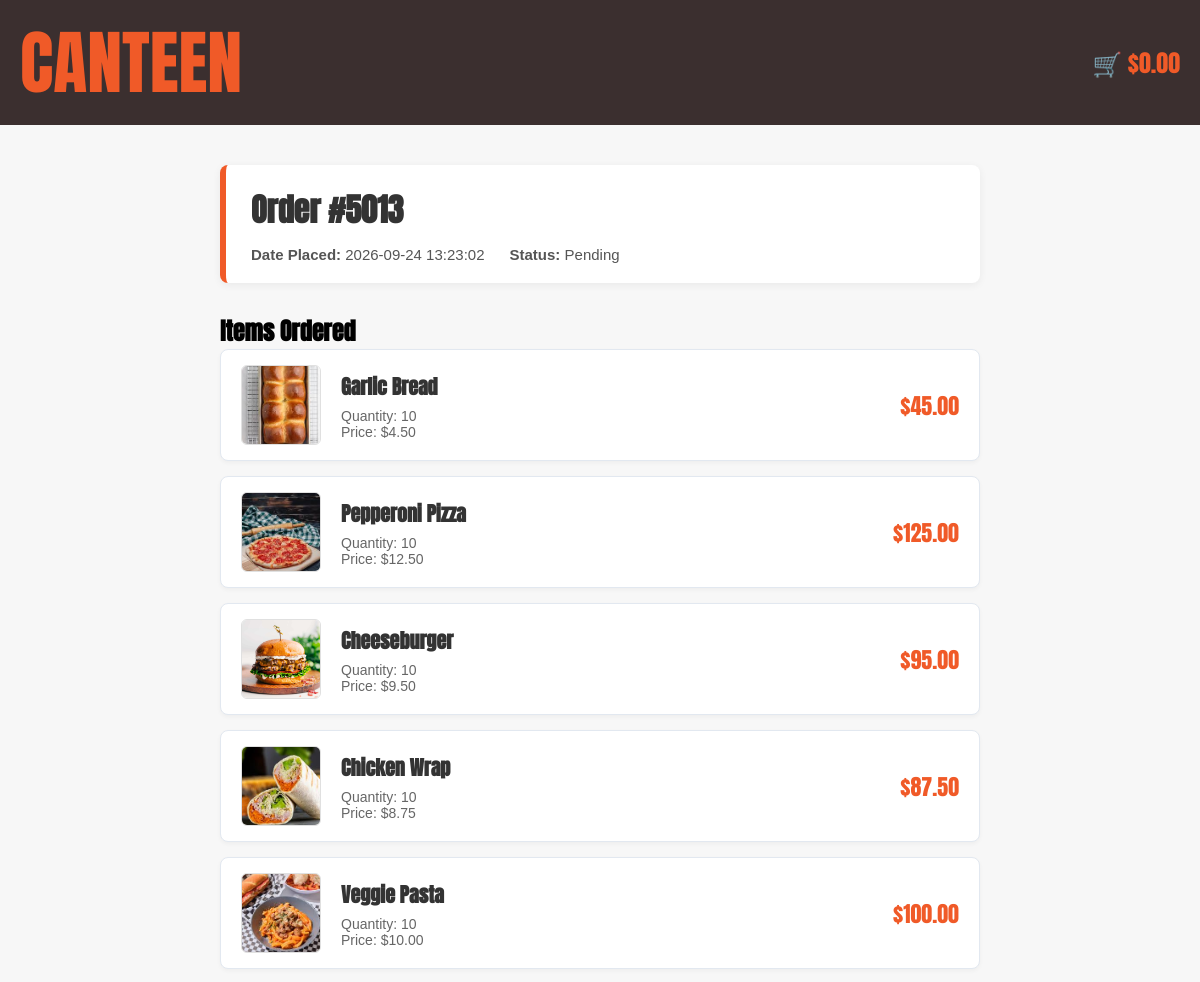
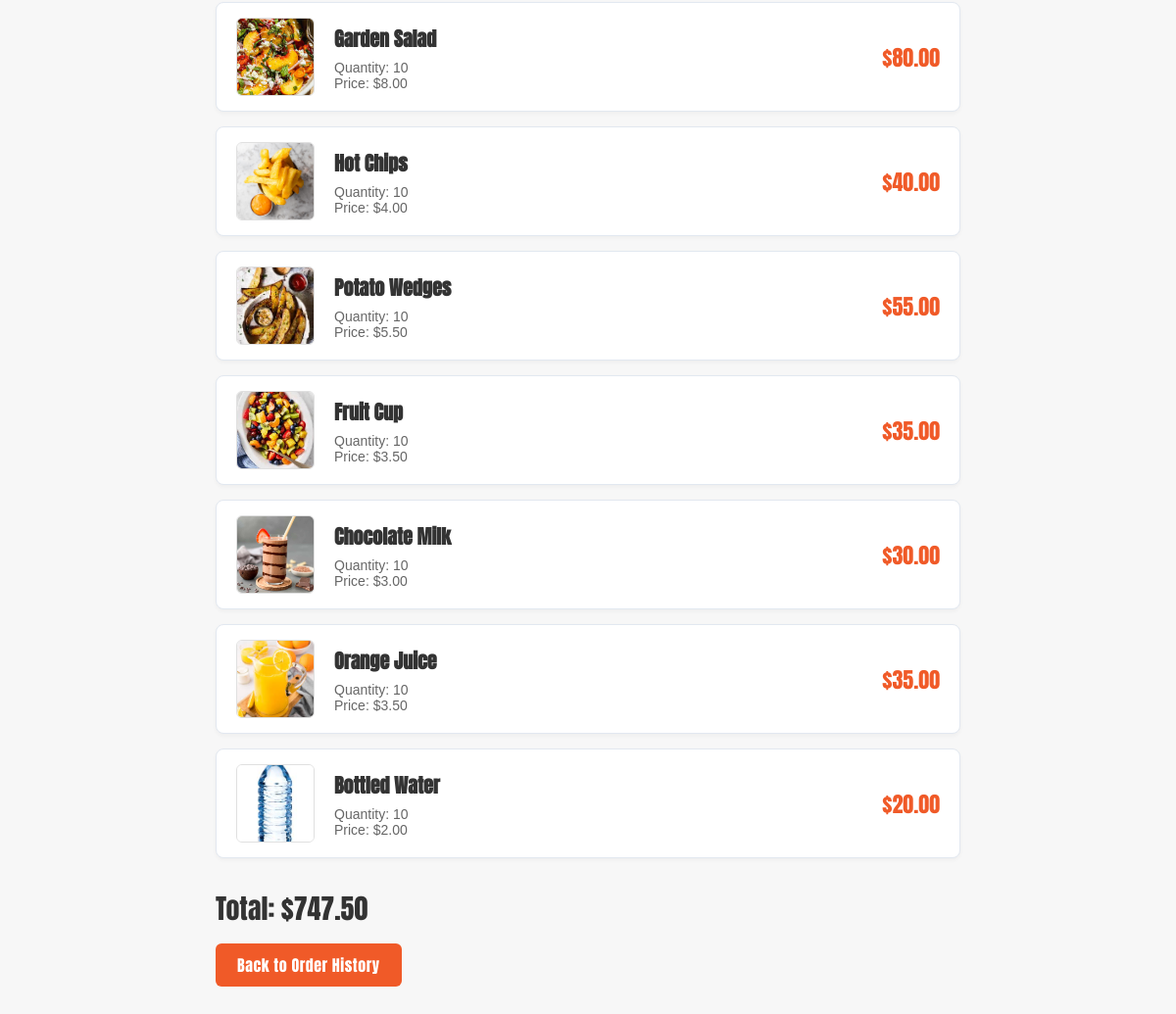
Screenshot of /order/5013 (signed in) with the database file from the repository (2 pictures, top to bottom).
### tables this page shows
CREATE TABLE "Order" (order_ID INTEGER PRIMARY KEY NOT NULL UNIQUE, student_ID INTEGER (5) REFERENCES User (ID), order_date TEXT, total_price NUMERIC (10, 2), status INTEGER);

CREATE TABLE Order_Detail (detail_ID INTEGER PRIMARY KEY UNIQUE, order_ID INTEGER CONSTRAINT fk_orderdetails_order REFERENCES "Order" (order_ID) ON DELETE CASCADE, item_ID INTEGER CONSTRAINT fk_orderdetails_menu REFERENCES Menu (item_ID), quantity INTEGER);

CREATE TABLE Menu (item_ID INTEGER PRIMARY KEY NOT NULL UNIQUE, item_name TEXT, item_type TEXT, is_available INTEGER, price NUMERIC (10, 2), item_photo TEXT, item_description TEXT);

### app.py (the view)
@app.route('/order/<int:order_id>')
def order_detail(order_id):
    if 'user_id' not in session:
        return redirect('/login')
    user_id = session['user_id']
    db = get_db()
    db.row_factory = sqlite3.Row
    cursor = db.cursor()
    cursor.execute(
        """
        SELECT order_ID, order_date, total_price, status
        FROM "Order"
        WHERE order_ID = ? AND student_ID = ?
        """,
        (order_id, user_id)
    )
    order = cursor.fetchone()
    if not order:
        cursor.close()
        flash("Order not found or access denied.")
        return redirect('/order_history')
    cursor.execute(
        """
        SELECT Menu.item_name, Menu.price, Menu.item_photo, Order_Detail.quantity
        FROM Order_Detail
        JOIN Menu ON Order_Detail.item_ID = Menu.item_ID
        WHERE Order_Detail.order_ID = ?
        """,
        (order_id,)
    )
    items = cursor.fetchall()
    cursor.close()
    return render_template(
        'order_detail.html',
        order=order,
        items=items,
        total=get_trolley_total()
    )

### app.py (called while the page is built)
def get_db():
    db = getattr(g, '_database', None)
    if db is None:
        db = g._database = sqlite3.connect(DATABASE)
    return db

@app.teardown_appcontext
def close_connection(_exception):
    db = getattr(g, '_database', None)
    if db is not None:
        db.close()

def get_trolley_total():
    if 'user_id' not in session:
        return 0.0
    user_id = session['user_id']
    db = get_db()
    db.row_factory = sqlite3.Row
    cursor = db.cursor()
    cursor.execute(
        """
        SELECT Menu.price, Trolley.quantity
        FROM Trolley
        JOIN Menu ON Trolley.item_ID = Menu.item_ID
        WHERE Trolley.user_ID = ?
        """,
        (user_id,)
    )
    trolley_items = cursor.fetchall()
    cursor.close()
    return sum(item_data['price'] * item_data['quantity'] for item_data in trolley_items)

### templates/order_detail.html (shortened to what this page needs)
<!DOCTYPE html>
<html lang="en">
<head>
  <link rel="stylesheet" href="{{ url_for('static', filename='style.css') }}">
  <link rel="stylesheet" href="{{ url_for('static', filename='order_detail.css') }}">
</head>
<body>
  <header>
    <div class="top-bar">
      <div class="container top-bar-content">
        <div class="top-left"><a href="{{ url_for('home') }}">CANTEEN</a></div>
        <div class="cart">
          <a href="{{ url_for('trolley') }}" id="cart-total-link">🛒 ${{ "%.2f"|format(total) }}</a>
        </div>
      </div>
    </div>
  </header>
  <main class="detail-container">
    <div class="order-header-box">
      <h1>Order #{{ order.order_ID }}</h1>
      <div class="order-meta">
        <span><strong>Date Placed:</strong> {{ order.order_date }}</span>
        <span>
          <strong>Status:</strong>
          {% if order.status == 1 %}Completed{% else %}Pending{% endif %}
        </span>
      </div>
    </div>
    <h2>Items Ordered</h2>
    <div class="detail-items-list">
      {% for item in items %}
        <div class="detail-item-card">
          <img src="{{ url_for('static', filename='images/' + item.item_photo) }}" alt="{{ item.item_name }}" class="detail-item-img">
          <div class="detail-item-info">
            <h3>{{ item.item_name }}</h3>
            <p>Quantity: {{ item.quantity }}</p>
            <p>Price: ${{ "%.2f"|format(item.price) }}</p>
          </div>
          <div class="detail-item-subtotal">
            ${{ "%.2f"|format(item.price * item.quantity) }}
          </div>
        </div>
      {% endfor %}
    </div>
    <div class="summary-total"><p>Total: ${{ "%.2f"|format(order.total_price) }}</p></div>
    <a href="{{ url_for('order_history') }}" class="back-btn">Back to Order History</a>
  </main>
</body>
</html>

### static/style.css (style rules this page uses)
* { margin: 0; padding: 0; box-sizing: border-box; }
body { margin: 0; padding: 0; overflow-x: hidden; background-color: #f7f7f7; font-family: "Anton", sans-serif; text-transform: uppercase; }
.container { width: 100%; max-width: 1400px; margin-left: auto; margin-right: auto; padding-left: 20px; padding-right: 20px; }
.top-bar { background: #3b2f2f; width: 100%; padding: 10px 0; }
.top-bar-content { display: flex; justify-content: space-between; align-items: center; }
.top-left, .top-right { flex: 1; }
.top-left a { color: #f05a28; font-size: 70px; text-decoration: none; display: flex; }
.cart a { margin-left: auto; padding: 12px 0px 12px 20px; }
h1 { font-weight: 700; font-style: normal; text-align: left; margin: 25px 0 20px 0; color: #3b2f2f; }

### static/order_detail.css (style rules this page uses)
body { font-family: "Anton", sans-serif; text-transform: none; }
.cart a { margin-left: auto; padding: 12px 0px 12px 20px; text-decoration: none; color: #f05a28; font-weight: 400; display: inline-block; font-size: 24px; }
.detail-container { max-width: 800px; margin: 40px auto; padding: 0 20px; font-family: Arial, sans-serif; }
.order-header-box { background-color: #ffffff; border-left: 6px solid #f05a28; border-radius: 8px; padding: 20px 25px; margin-bottom: 30px; box-shadow: 0 2px 8px rgba(0, 0, 0, 0.06); }
.order-header-box h1 { font-family: 'Anton', sans-serif; font-size: 32px; margin: 0 0 12px 0; color: #333333; }
.order-meta { display: flex; gap: 25px; color: #555555; font-size: 15px; font-family: Arial, sans-serif; }
h2 { font-family: "Anton"; }
.detail-items-list { display: flex; flex-direction: column; gap: 15px; margin-bottom: 30px; }
.detail-item-card { display: flex; align-items: center; background-color: #ffffff; border: 1px solid #e2e8f0; border-radius: 8px; padding: 15px 20px; gap: 20px; box-shadow: 0 2px 4px rgba(0, 0, 0, 0.04); }
img.detail-item-img { width: 80px; height: 80px; max-width: 80px; max-height: 80px; object-fit: cover; border-radius: 6px; border: 1px solid #e0e0e0; flex-shrink: 0; }
.detail-item-info { flex-grow: 1; }
.detail-item-info h3 { font-family: 'Anton', sans-serif; font-size: 20px; margin: 0 0 6px 0; color: #333333; }
.detail-item-info p { margin: 0; color: #666666; font-size: 14px; font-family: Arial, sans-serif; }
.detail-item-subtotal { font-family: 'Anton', sans-serif; font-size: 22px; color: #f05a28; }
.summary-total { font-family: 'Anton', sans-serif; font-size: 28px; color: #333333; margin: 0 0 15px 0; }
a.back-btn { display: inline-block; background-color: #f05a28; color: #ffffff; padding: 10px 22px; border-radius: 6px; text-decoration: none; font-family: 'Anton', sans-serif; font-size: 16px; letter-spacing: 0.5px; transition: background-color 0.2s ease; }

### rows the page displays
Order: order_ID "5013", order_date "2026-09-24 13:23:02", total_price "747.50"
Order_Detail: item_photo (picture), item_name "Garlic Bread", quantity "10"
Menu: price "4.50", item.price*item.quantity "45.00"
Order_Detail: item_photo (picture), item_name "Pepperoni Pizza", quantity "10"
Menu: price "12.50", item.price*item.quantity "125.00"
Order_Detail: item_photo (picture), item_name "Cheeseburger", quantity "10"
Menu: price "9.50", item.price*item.quantity "95.00"
Order_Detail: item_photo (picture), item_name "Chicken Wrap", quantity "10"
Menu: price "8.75", item.price*item.quantity "87.50"
Order_Detail: item_photo (picture), item_name "Veggie Pasta", quantity "10"
Menu: price "10.00", item.price*item.quantity "100.00"
Order_Detail: item_photo (picture), item_name "Garden Salad", quantity "10"
Menu: price "8.00", item.price*item.quantity "80.00"
Order_Detail: item_photo (picture), item_name "Hot Chips", quantity "10"
Menu: price "4.00", item.price*item.quantity "40.00"
Order_Detail: item_photo (picture), item_name "Potato Wedges", quantity "10"
Menu: price "5.50", item.price*item.quantity "55.00"
Order_Detail: item_photo (picture), item_name "Fruit Cup", quantity "10"
Menu: price "3.50", item.price*item.quantity "35.00"
Order_Detail: item_photo (picture), item_name "Chocolate Milk", quantity "10"
Menu: price "3.00", item.price*item.quantity "30.00"
Order_Detail: item_photo (picture), item_name "Orange Juice", quantity "10"
Menu: price "3.50", item.price*item.quantity "35.00"
Order_Detail: item_photo (picture), item_name "Bottled Water", quantity "10"
Menu: price "2.00", item.price*item.quantity "20.00"

### other values shown
{{ "%.2f"|format(total) }} "0.00"
